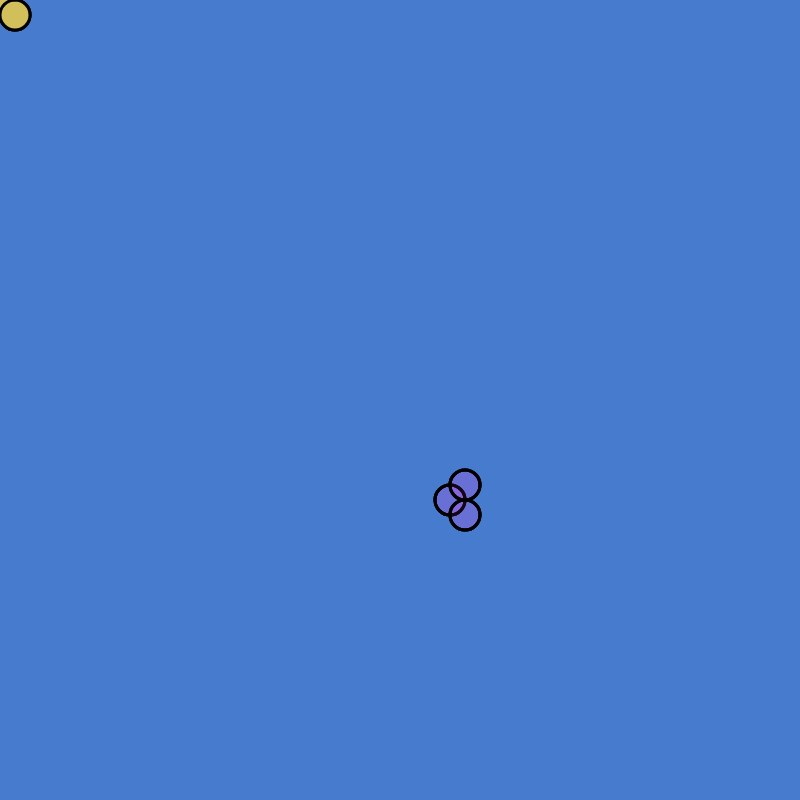
Frame 1 (no input)
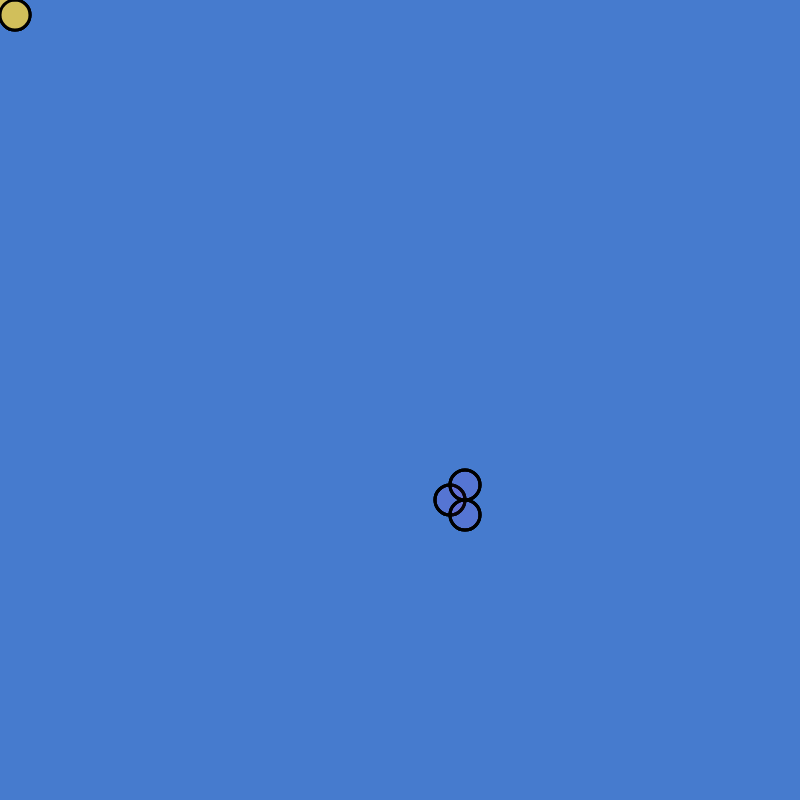
Frame 60 (no input)
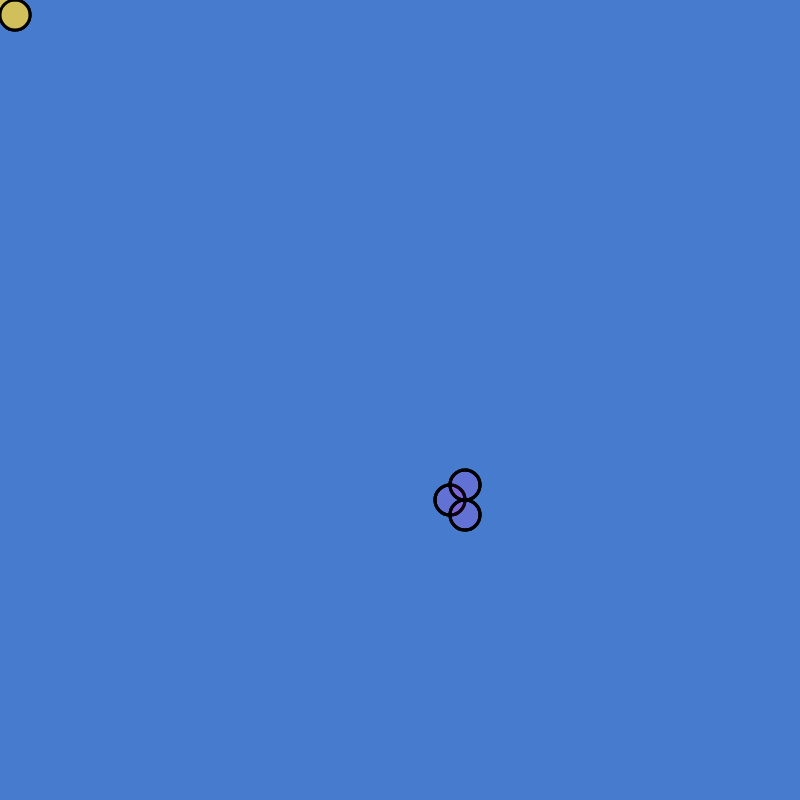
Frame 120 (the mouse pressed at the canvas centre since frame 60)

The p5.js sketch that drew these frames (run headless with seeded random() and noise() and a simulated clock; from frame 60 on, the mouse is pressed at the canvas centre):

// p5.js sketch
// ── sketch.js
var medBlu;

var b1;
var b2;
var liteB, melon, pink, orange, mustard, ring;
var clrs = [];




function setup() {
  medBlu = color(70, 123, 206);

  liteBlu = color(87, 199, 232);
  melon = color(232, 141, 103, random(10, 50));
  pink = color(220, 82, 245);
  mustard = color(209, 191, 91);
  //ring = r;
  
  //createCanvas(displayWidth, displayHeight);
  createCanvas(800, 800);

  background(medBlu);
   clrs[0] = mustard;
   clrs[1] = melon;
   clrs[2] = pink;
   clrs[3] = orange;
   clrs[4] = ring;

  b1 = new Blob(0, 0, 3, 30);
  b2 = new Blob(50, 100, 3, 30)

}

function draw() {
  background(medBlu); // medBlue
  //update the opacity
  var r = random(10, 50)
 
  clrs[2] = color(220, 82, 245, r);
 //console.log(clrs[2]);
  //change variables tied with movement
  // randMove();
  //drunkAttract();
  //reflect();
  b1.display(clrs[0]);
  push();
  translate(width / 2, height / 2);
    b2.display(clrs[2]);
  pop();

}


function keyReleased() {
  b1.initialize();
}


function keyPressed() {
  background(0);
  b1.xPos = random(width);
  b1.yPos = random(height);
}

function Blob(x_, y_, n, w_) {
  this.num = n; //3;
  this.xPos = x_; //0;
  this.yPos = y_; //0;
  this.w = w_; //40;

  
  this.v = 0;
  this.oldX = 0;
  this.oldY = 0;

  this.thex, this.they;
  this.a; //angle

  this.velocity = random(5, 10);
  this.a = random(0, TWO_PI);

  

  this.reflect = function() {
    // polar to cartesian transformation:
    this.xPos = this.xPos + this.v * cos(this.a);
    this.yPos = this.yPos + this.v * sin(this.a);

    if (this.xPos > width) a = PI - this.a;
    if (this.xPos < 0) this.a = PI - this.a;
    if (this.yPos > height) this.a = TWO_PI - this.a;
    if (this.yPos < 0) this.a = TWO_PI - this.a;

  }

  this.drunkAttract = function() {

    // drunk, brownian motion
    var dx = mouseX - this.xPos;
    var dy = mouseY - this.yPos;

    this.xPos = this.xPos + random(0, 0.2) * dx + random(-10, 10);
    this.yPos = this.yPos + random(0, 0.2) * dy + random(-10, 10);


  }

  this.randMove = function() {
    // scooting around
    this.xPos = this.oldX + random(-20, 20);
    this.yPos = this.oldY + random(-20, 20);

    //store new values for next go:
    this.oldX = this.xPos;
    this.oldY = this.yPos;

    // checking the boundaries
    checkB_randMove();
  }

  this.checkB_randMove = function() {
    // checking the boundaries
    if (this.xPos > width) this.oldX = 0;
    if (this.xPos < 0) this.oldX = width;
    if (this.yPos > height) this.oldY = 0;
    if (this.yPos < 0) this.oldY = height;
  }

  this.display = function(clr_2) { //display(x_, y_, clr1, clr2){  //clr_1, clr_2
    //xPos = x_;
    //yPos = y_;
    // draw the shape
    strokeWeight(3);
    stroke(0);  //clr_2
    fill(clr_2); //clr_1
    for (var i = 0; i < this.num; i++) {

      ellipse(this.xPos, this.yPos, this.w, this.w);
      ellipse(this.xPos + (this.w * .5), this.yPos + (this.w * .5), this.w, this.w);
      ellipse(this.xPos + (this.w * .5), this.yPos - (this.w * .5), this.w, this.w);

    }
  }

  this.initialize = function() {
    this.xLoc = random(0, width);
    this.yLoc = random(0, height);
    this.v = random(5, 20); // random velocity
    this.a = random(0, TWO_PI); // random angle
  }
}
